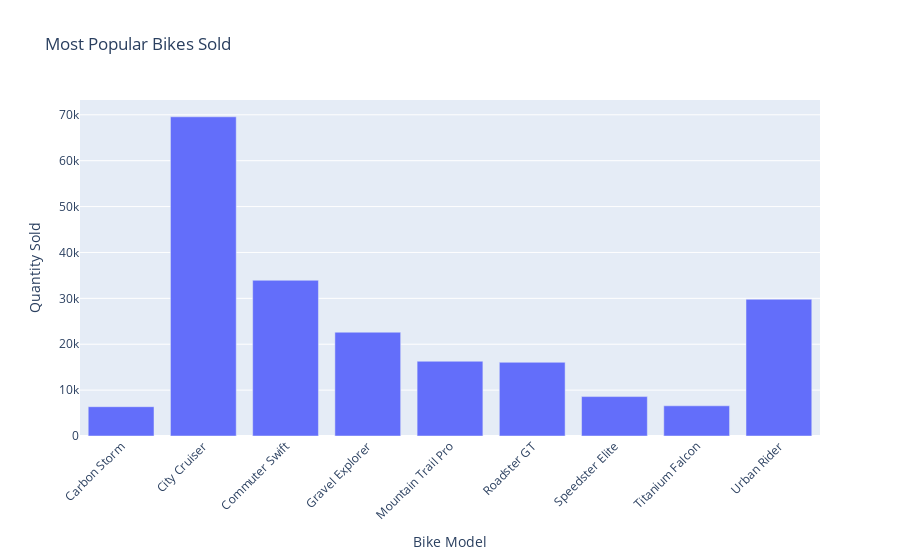

The notebook cell saved with this chart:
### Code cell
data_visualization_agent.get_plotly_graph()

### Figure 1 — Plotly figure (JSON) as saved in the notebook; plotly's stock layout.template omitted (floating-point values rounded to 4 significant figures)
{"data": [{"type": "bar", "x": ["Carbon Storm", "City Cruiser", "Commuter Swift", "Gravel Explorer", "Mountain Trail Pro", "Roadster GT", "Speedster Elite", "Titanium Falcon", "Urban Rider"], "y": [6387, 69566, 33940, 22620, 16293, 16061, 8591, 6582, 29795]}], "layout": {"title": {"text": "Most Popular Bikes Sold"}, "xaxis": {"tickangle": -45, "title": {"text": "Bike Model"}}, "yaxis": {"title": {"text": "Quantity Sold"}}}}
